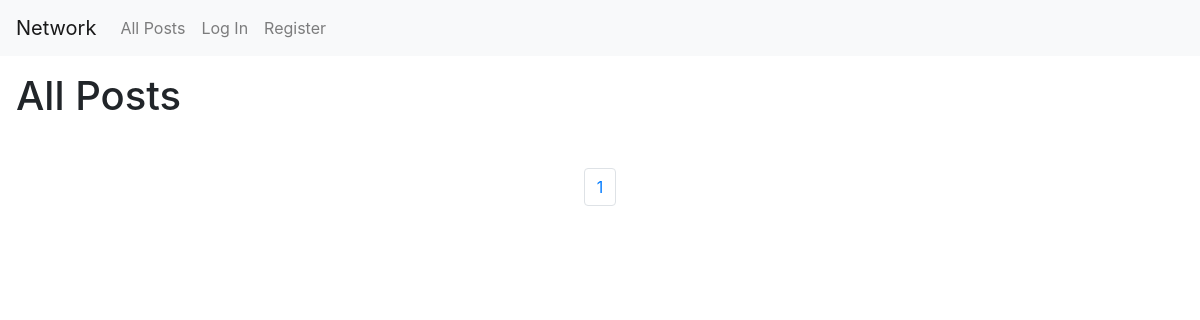
The app's page /, older data.
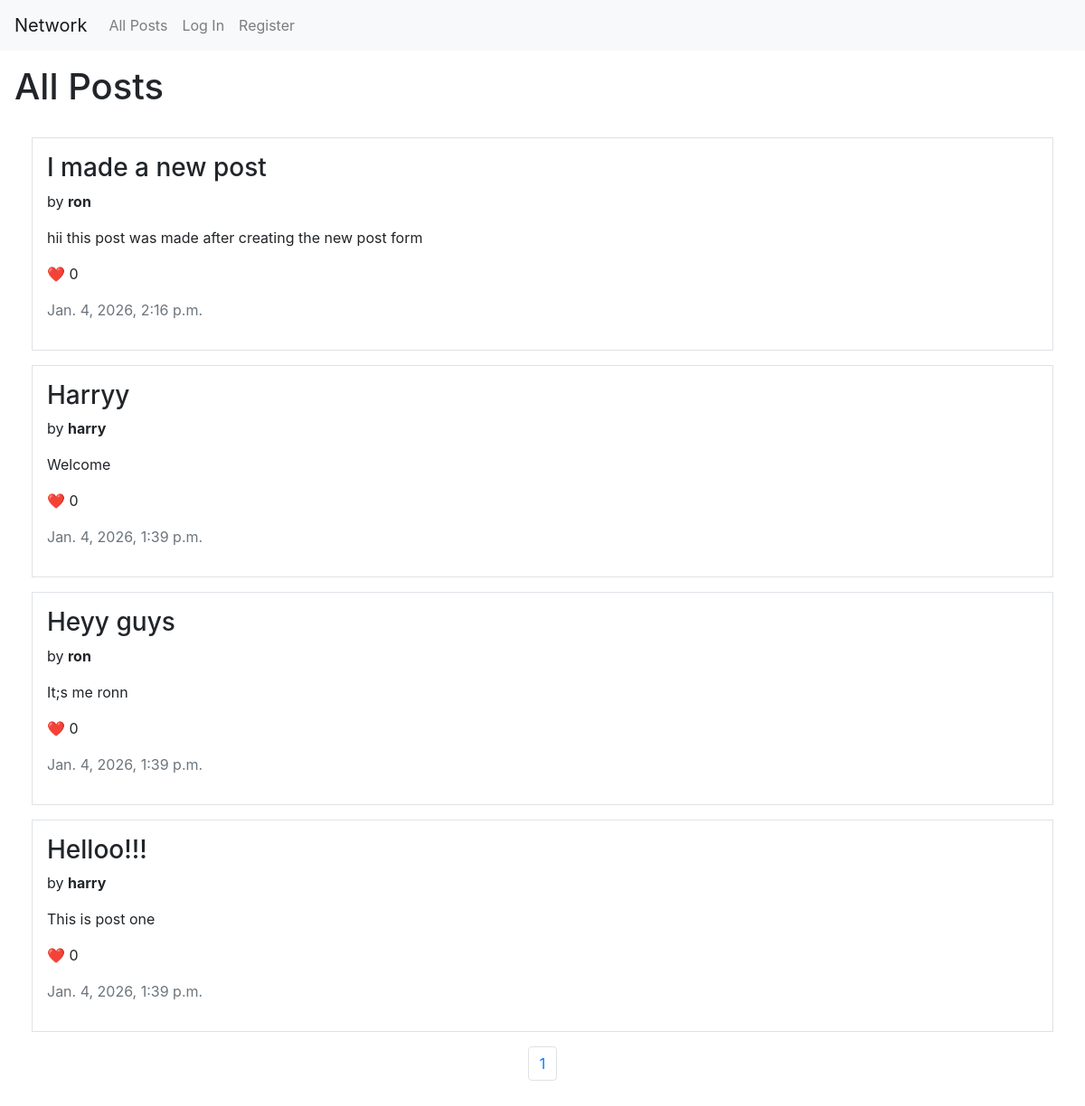
The same page, newer data.
### network/models.py (models this page shows, shortened)
class Post(models.Model):
    id = models.AutoField(primary_key=True)
    title = models.CharField()
    content = models.TextField()
    author = models.ForeignKey(User, on_delete=models.CASCADE, related_name='posts')
    timestamp = models.DateTimeField(auto_now_add=True)

class User(AbstractUser):
    pass

### network/views.py (the view)
# urls.py: path("", views.index, name="index"),
def index(request):
    all_posts = Post.objects.all().order_by('-timestamp')
    p = Paginator(all_posts, 10)
    if request.method=='POST':
        form = createPostForm(request.POST)
        if form.is_valid():
            post = form.save(commit=False)
            post.author = request.user
            post.save()
        else:
            form = createPostForm()
        return redirect('index')
    else:
        page_number = request.GET.get('page')
        page_obj = p.get_page(page_number)
        if request.user.is_authenticated:
            for post in page_obj:
                post.is_liked = post.likes.filter(liked_by=request.user).exists()
                post.is_following = post.author.followers.filter(follower=request.user).exists()
        return render(request, "network/index.html", {
            'page_obj' : page_obj,
            'postForm' : createPostForm()
        })

### network/templates/network/index.html (shortened to what this page needs)
{% extends "network/layout.html" %}
{% block body %}
<h1 class="m-3">All Posts</h1>
<main class="m-1 p-3">
    <div class="container-fluid mb-3">
        {% for post in page_obj %}
            <div class="mb-3 p-3 border">
                <h3>{{ post.title }}</h3>
                {% if request.user.is_authenticated and post.author != request.user %}
                <div>
                    <span>by <b>{{ post.author.username }}</b></span>
                    {% if post.is_following %}
                        <button onclick="followHandler(this)" data-id="{{ post.author.username }}" class="follow-{{ post.author.username }} btn btn-sm btn-outline-info">🚫 Unfollow</button>
                    {% else %}
                        <button onclick="followHandler(this)" data-id="{{ post.author.username }}" class="follow-{{ post.author.username }} btn btn-sm btn-outline-info">➕ Follow</button>
                    {% endif %}
                </div>
                {% else %}
                    <p>by <b>{{ post.author.username }}</b></p>
                {% endif %}
                {% if request.user.is_authenticated and post.author == request.user %}
                <div id="edit-btn-sec-{{ post.id }}" class="mt-1">
                    <button onclick="editView(this)" data-id="{{ post.id }}" class="btn btn-link">Edit</button>
                    <p id="post-content-{{ post.id }}" class="mt-1">{{ post.content }}</p>
                </div>
                <div id="edit-text-sec-{{ post.id }}" class="d-none mb-2">
                    <label for="edited_content">Edit content:</label>
                    <input id="edited_content-{{ post.id }}" value="{{ post.content }}" type="text" class="w-100" name="edited_content">
                    <button onclick="editHandler(this)" data-id="{{ post.id }}" class="btn btn-sm btn-primary mt-2">Edit</button>
                </div>
                {% else %}
                    <p class="mt-3">{{ post.content }}</p>
                {% endif %}
                {% if request.user.is_authenticated %}
                    <div>
                        {% if post.is_liked %}
                            <button id="heart-{{ post.id }}" onclick="likeHandler(this)" data-id="{{ post.id }}" class="btn btn-link">❤️</button>
                        {% else %}
                            <button id="heart-{{ post.id }}" onclick="likeHandler(this)" data-id="{{ post.id }}" class="btn btn-link">🤍</button>
                        {% endif %}
                        <span id="count-{{ post.id }}">{{ post.likes.count }}</span>
                    </div>
                {% else %}
                <p>❤️ {{ post.likes.count }}</p>
                {% endif %}
                <p class="text-muted">{{ post.timestamp }}</p>
            </div>
        {% endfor %}
    </div>
    <nav aria-label="Page navigation example">
    <ul class="pagination justify-content-center">
        {% for num in page_obj.paginator.page_range %}
        <li class="page-item">
            <span class="page-link">{{ num }}</span>
        </li>
        {% endfor %}
    </ul>
    </nav>
</main>
{% endblock %}

### network/templates/network/layout.html (shortened to what this page needs)
{% load static %}
<!DOCTYPE html>
<html lang="en">
    <head>
        <link rel="stylesheet" href="https://stackpath.bootstrapcdn.com/bootstrap/4.4.1/css/bootstrap.min.css">
        <link href="{% static 'network/styles.css' %}" rel="stylesheet">
    </head>
    <body>
        <nav class="navbar navbar-expand-lg navbar-light bg-light">
            <a class="navbar-brand" href="#">Network</a>
            <div>
              <ul class="navbar-nav mr-auto">
                <li class="nav-item">
                  <a class="nav-link" href="{% url 'index' %}">All Posts</a>
                </li>
                {% if user.is_authenticated %}
                    <li class="nav-item">
                        <a class="nav-link" href="{% url 'following_page' %}">Following</a>
                    </li>
                    <li class="nav-item">
                        <a class="nav-link" href="{% url 'logout' %}">Log Out</a>
                    </li>
                {% else %}
                    <li class="nav-item">
                        <a class="nav-link" href="{% url 'login' %}">Log In</a>
                    </li>
                    <li class="nav-item">
                        <a class="nav-link" href="{% url 'register' %}">Register</a>
                    </li>
                {% endif %}
              </ul>
            </div>
          </nav>
        <div class="body">
            {% block body %}
            {% endblock %}
        </div>
    </body>
</html>

Row changes from the older to the newer data that the page shows:
added Post: title "I made a new post", author.username "ron", content "hii this post was made after creating the new post form", likes.count "0", timestamp "Jan. 4, 2026, 2:16 p.m."
added Post: title "Harryy", author.username "harry", content "Welcome", likes.count "0", timestamp "Jan. 4, 2026, 1:39 p.m."
added Post: title "Heyy guys", author.username "ron", content "It;s me ronn", likes.count "0", timestamp "Jan. 4, 2026, 1:39 p.m."
added Post: title "Helloo!!!", author.username "harry", content "This is post one", likes.count "0", timestamp "Jan. 4, 2026, 1:39 p.m."
